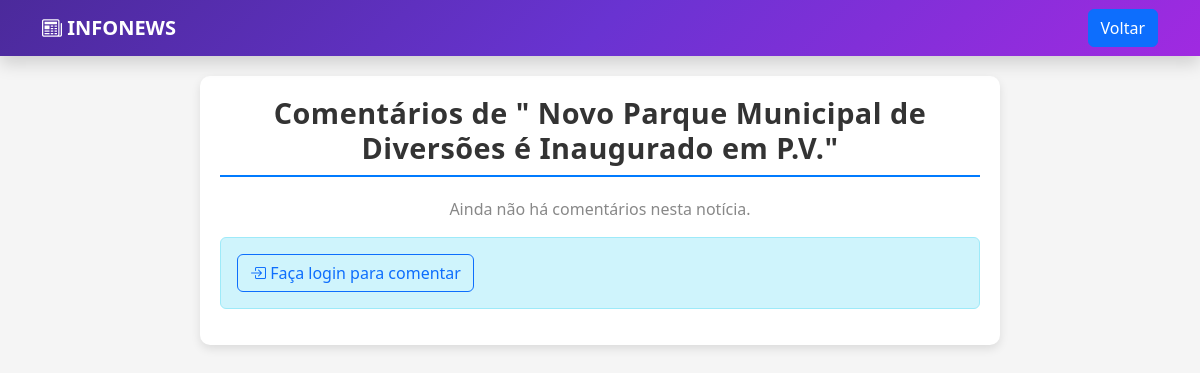
The page /comentarios.php?id=9 on the database as committed earlier.
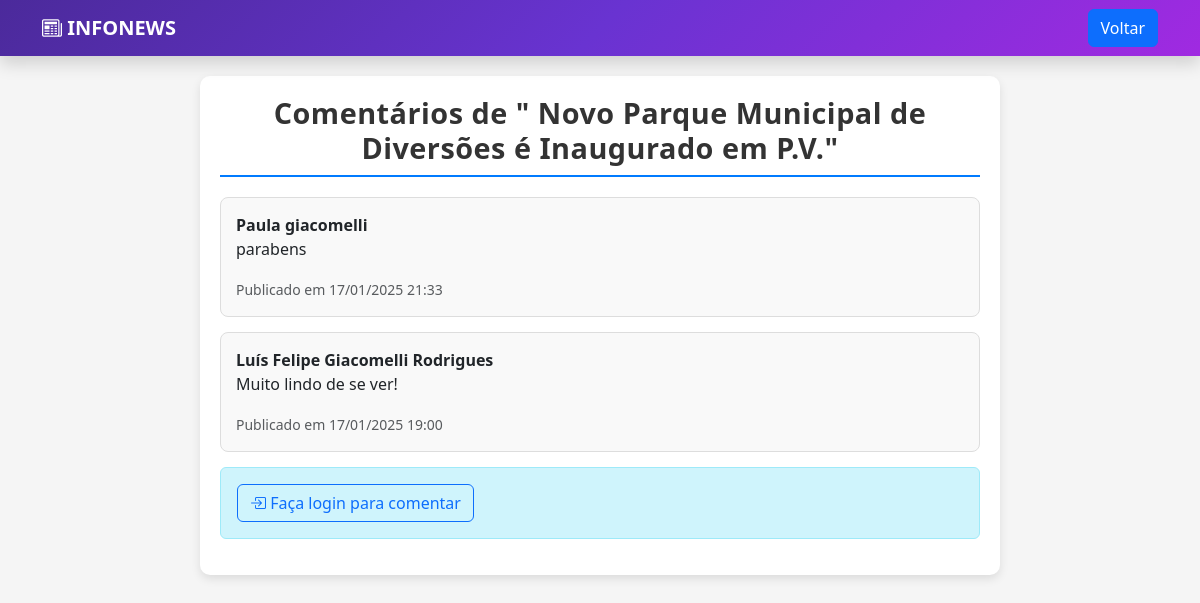
The same page on the database as committed later.
### tables this page shows
CREATE TABLE `noticias` (
  `not_codigo` int(11) NOT NULL,
  `not_titulo` varchar(200) NOT NULL,
  `not_conteudo` text NOT NULL,
  `not_autor_codigo` int(11) NOT NULL,
  `not_publicado_em` timestamp NULL DEFAULT current_timestamp(),
  `created_at` timestamp NOT NULL DEFAULT current_timestamp(),
  `updated_at` timestamp NOT NULL DEFAULT current_timestamp() ON UPDATE current_timestamp(),
  `not_imagem` varchar(300) NOT NULL
);

CREATE TABLE `comentarios` (
  `com_codigo` int(11) NOT NULL,
  `usu_codigo` int(11) NOT NULL,
  `not_codigo` int(11) NOT NULL,
  `com_conteudo` text NOT NULL,
  `com_criadoem` timestamp NOT NULL DEFAULT current_timestamp()
);

CREATE TABLE `usuarios` (
  `usu_codigo` int(11) NOT NULL,
  `usu_nome` varchar(100) NOT NULL,
  `usu_email` varchar(150) NOT NULL,
  `usu_senha` varchar(255) NOT NULL,
  `created_at` timestamp NOT NULL DEFAULT current_timestamp(),
  `updated_at` timestamp NOT NULL DEFAULT current_timestamp() ON UPDATE current_timestamp(),
  `usu_nivel` varchar(50) DEFAULT NULL
);

### comentarios.php (the view, shortened to what this page needs)
<?php
$conexao = conexao::getInstance();
$sql = "
    SELECT c.*, u.usu_nome
    FROM comentarios c
    JOIN usuarios u ON c.usu_codigo = u.usu_codigo
    WHERE c.not_codigo = :not_codigo ORDER BY c.com_criadoem DESC
";
$stm = $conexao->prepare($sql);
$stm->bindValue(':not_codigo', $_GET['id']);
$stm->execute();
$comentarios = $stm->fetchAll(PDO::FETCH_OBJ);
$sql = "SELECT * FROM noticias WHERE not_codigo = :not_codigo";
$stm = $conexao->prepare($sql);
$stm->bindValue(':not_codigo', $_GET['id']);
$stm->execute();
$noticia = $stm->fetch(PDO::FETCH_OBJ);
?>
<!DOCTYPE html>
<html lang="pt-br">
<head>
    <link rel="stylesheet" href="https://cdn.jsdelivr.net/npm/bootstrap-icons/font/bootstrap-icons.css">
    <link href="https://cdn.jsdelivr.net/npm/bootstrap@5.3.3/dist/css/bootstrap.min.css" rel="stylesheet">
</head>
<body>
    <nav class="navbar navbar-expand-lg shadow" style="
            background: linear-gradient(135deg, #4b2a9b, #6933d1, #a02ae1);
            box-shadow: 0 2px 4px rgba(0, 0, 0, 0.1);
            transition: background-color 0.3s ease-in-out;">
        <div class="container">
            <a class="navbar-brand text-white fw-bold" href="#">
                <i class="bi bi-newspaper"></i> INFONEWS
            </a>
            <a href="index.php" class="btn btn-primary">Voltar</a>
        </div>
    </nav>
    <div class="comments-section">
        <h2 class="comments-title">Comentários de "<?= $noticia->not_titulo ?>"</h2>
        <?php foreach ($comentarios as $comentario) : ?>
            <div class="comment-card">
                <div class="comment-header">
                    <strong><?= htmlspecialchars($comentario->usu_nome) ?></strong>
                </div>
                <p><?= nl2br(htmlspecialchars($comentario->com_conteudo)) ?></p>
                <small class="text-muted">Publicado em <?= date('d/m/Y H:i', strtotime($comentario->com_criadoem)) ?></small>
            </div>
        <?php endforeach; ?>
        <?php if (count($comentarios) == 0) : ?>
            <p class="no-comments">Ainda não há comentários nesta notícia.</p>
        <?php endif; ?>
        <?php if ($_SESSION['logado099']) : ?>
            <div class="comment-box">
                <h4>Adicionar Comentário</h4>
                <form method="POST" action="actioncomentario.php">
                    <input type="hidden" name="acao" value="incluir">
                    <input type="hidden" name="not_codigo" value="<?= $noticia->not_codigo ?>">
                    <textarea name="conteudo" required placeholder="Digite seu comentário..."></textarea>
                    <button type="submit" class="btn btn-primary mt-3">Comentar</button>
                </form>
            </div>
        <?php else : ?>
            <div class="alert alert-info">
                <a href="login.php" class="btn btn-outline-primary">
                    <i class="bi bi-box-arrow-in-right"></i> Faça login para comentar
                </a>
            </div>
        <?php endif; ?>
    </div>
</body>
</html>

### comentarios.php (style rules this page uses)
body { background-color: #f5f5f5; font-family: 'Segoe UI', Tahoma, Geneva, Verdana, sans-serif; }
.comments-section { max-width: 800px; margin: 20px auto; background: white; padding: 20px; border-radius: 10px; box-shadow: 0 4px 10px rgba(0, 0, 0, 0.1); }
.comment-card { position: relative; background-color: #f9f9f9; border: 1px solid #ddd; border-radius: 8px; padding: 15px; margin-bottom: 15px; }
.comment-header { display: flex; justify-content: space-between; align-items: center; }
.comment-header strong { font-size: 1rem; }
.comments-title { font-size: 1.8rem; font-weight: bold; color: #333; text-align: center; margin-bottom: 20px; padding-bottom: 10px; border-bottom: 2px solid #007bff; letter-spacing: 0.5px; }
.no-comments { text-align: center; color: #888; margin-top: 20px; }

Rows that differ between the two databases and show on the page:
added comentarios: usu_codigo.usu_nome "Paula giacomelli", com_conteudo "parabens", com_criadoem "17/01/2025 21:33"
added comentarios: usu_codigo.usu_nome "Luís Felipe Giacomelli Rodrigues", com_conteudo "Muito lindo de se ver!", com_criadoem "17/01/2025 19:00"
Other text that changed with them:
text no longer shown: "Ainda não há comentários nesta notícia."
